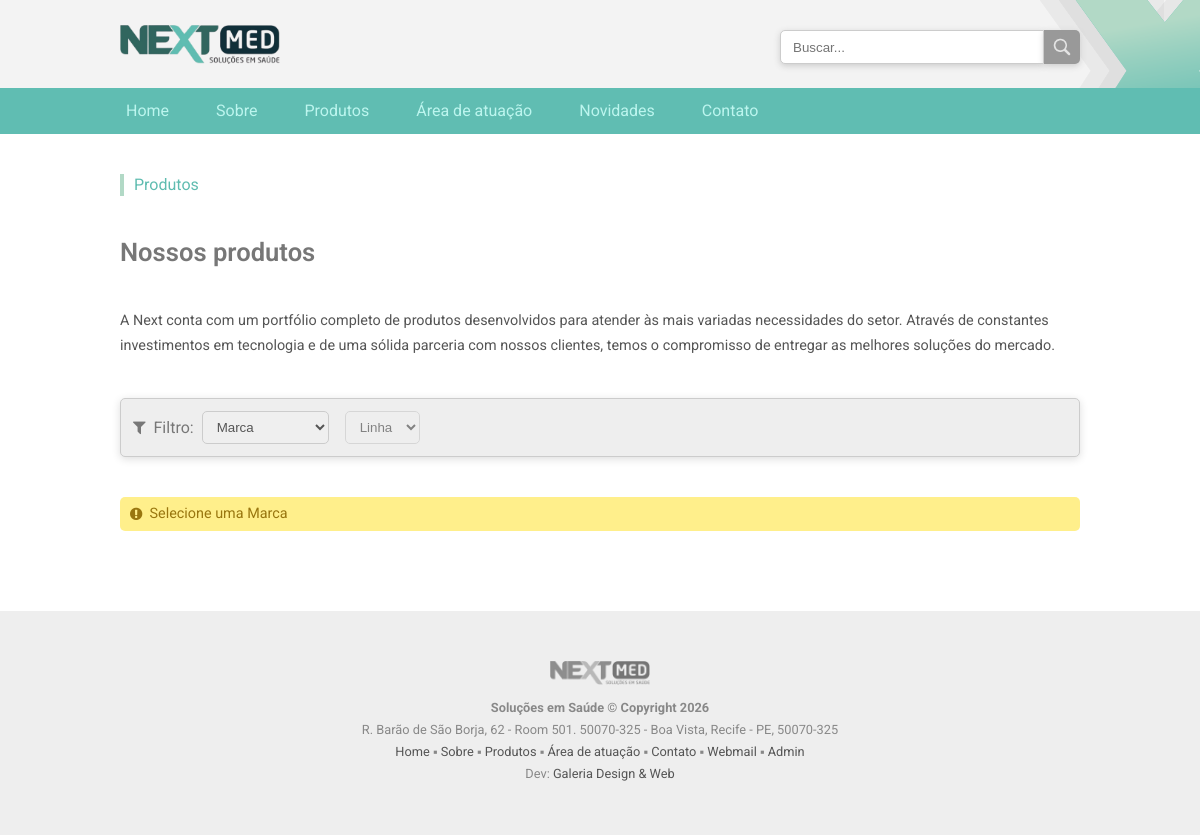
/produtos, run on the app's committed database.
### tables this page shows
CREATE TABLE `tb_conteudo` (
  `id` int(5) NOT NULL,
  `pagina` varchar(25) NOT NULL,
  `titulo` varchar(50) DEFAULT NULL,
  `texto` longtext DEFAULT NULL,
  `plus` text NOT NULL,
  `tipo` int(2) DEFAULT NULL
);

### pages/produtos.php (the view, shortened to what this page needs)
<?php
@$idMarca_selecionada = $_GET['m'];
$path_files = "controlg/painel/files/";
include($_SERVER['DOCUMENT_ROOT'] . '/next/controlg/config/conecta.php');
$sql = "SELECT * FROM tb_conteudo WHERE tipo ='2' LIMIT 1 ";
$res = mysqli_query($conexao, $sql);
while ($row = mysqli_fetch_array($res)) {
  $pagina = $row['pagina'];
  $titulo = $row['titulo'];
  $texto = $row['texto'];
}
?>
<section>
  <div class="label-page">
    <h3><?php echo $pagina; ?></h3>
  </div>
  <h1 class="title-page">
    <?php echo $titulo; ?>
  </h1>
  <p class="text-page p">
    <?php echo $texto; ?>
  </p>
  <div class="box-filtro col12">
    <h3>
      <i class="fa fa-filter" aria-hidden="true"></i>
      &nbsp;Filtro:
    </h3>
    <select id="marca" onchange="setarMarca();" class="select">
      <option selected disabled>Marca</option>
    </select>
    <select disabled onchange="setarLinha(this)" id="linha" class="select">
      <option selected disabled>Linha</option>
    </select>
  </div>
  <div class="col12">
    <?php
    $idMarca_selecionada = isset($idMarca_selecionada) ? (int)$idMarca_selecionada : 0;
    $sql = "SELECT nome,logomarca
    FROM tb_marca
    WHERE id=$idMarca_selecionada
    LIMIT 1 ";
    $res = mysqli_query($conexao, $sql);
    $qtdMarca = mysqli_num_rows($res);
    if (($qtdMarca > 0) && (!empty($logo_marca))) {
      echo "<img src='$path_files$logo_marca' class='logo-produto' alt='logomarca'>";
      echo "<script>document.getElementById('linha').disabled = false;</script>";
    } else if (($qtdMarca < 1) && (empty($logo_marca))) {
      echo "<h4 class='alert-info'><i class='fa fa-exclamation-circle' aria-hidden='true'></i>&nbsp;&nbsp;Selecione uma Marca</h4>";
    } else {
      echo "<img src='public/imgs/sem-marca.png' class='logo-produto' alt='logomarca'>";
      echo "<script>document.getElementById('linha').disabled = false;</script>";
    }
    ?>
  </div>
</section>

### public/css/global.css (style rules this page uses)
html, body, div, span, applet, object, iframe, h1, h2, h3, h4, h5, h6, p, blockquote, pre, a, abbr, acronym, address, big, cite, code, del, dfn, em, img, ins, kbd, q, s, samp, small, strike, b, sub, sup, tt, var, b, u, i, center, dl, dt, dd, ol, ul, li, fieldset, form, label, legend, table, caption, tbody, tfoot, thead, tr, th, td, article, aside, canvas, details, embed, figure, figcaption, footer, header, hgroup, menu, nav, output, ruby, section, summary, time, mark, audio, video { margin: 0; padding: 0; border: 0; font-size: 100%; font: inherit; vertical-align: baseline; }
article, aside, details, figcaption, figure, footer, header, hgroup, menu, nav, section { display: block; }
body { line-height: 22px; font-family: "Roboto", sans-serif; color: #555; }
h4 { font-size: 0.9rem; }
h3 { font-size: 1rem; }
h1 { font-size: 1.6rem; font-weight: 600; }
.p { font-size: 0.9rem; margin: 40px 0; line-height: 25px; }
.col12 { width: 100%; }
.label-page { border: 0 solid blue; margin: 40px 0; }
.label-page h3 { color: #5fbcb0; border-left: 4px solid #b2d9c6; padding-left: 10px; }
.title-page { color: #777; border: 0 solid green; line-height: 32px; }
.text-page { border: 0 solid blue; color: #555; display: inline-block; }
.select { padding: 7px 10px; border-radius: 5px; border: 1px solid #ccc; color: #555; }
.alert-info { background-color: #ffef8b; color: #99760f; padding: 6px 10px; border-radius: 5px; display: flex; align-items: center; }

### public/css/produtos.css (style rules this page uses)
.box-filtro { background-color: #eee; padding: 12px; border-radius: 5px; box-sizing: border-box; box-shadow: 0 2px 8px #ddd; margin-bottom: 40px; display: flex; justify-content: start; align-items: center; color: #777; border: 1px solid #ccc; }
.select { margin: 0 8px; }

### data on the page
tb_conteudo: pagina "Produtos", titulo "Nossos produtos", texto "A Next conta com um portfólio completo de produtos desenvolvidos para atender às mais variadas necessidades do setor. Através de constantes investimentos em tecnologia e de uma sólida parceria com nossos clientes, temos o compromisso de entregar as melhores soluções do mercado."
